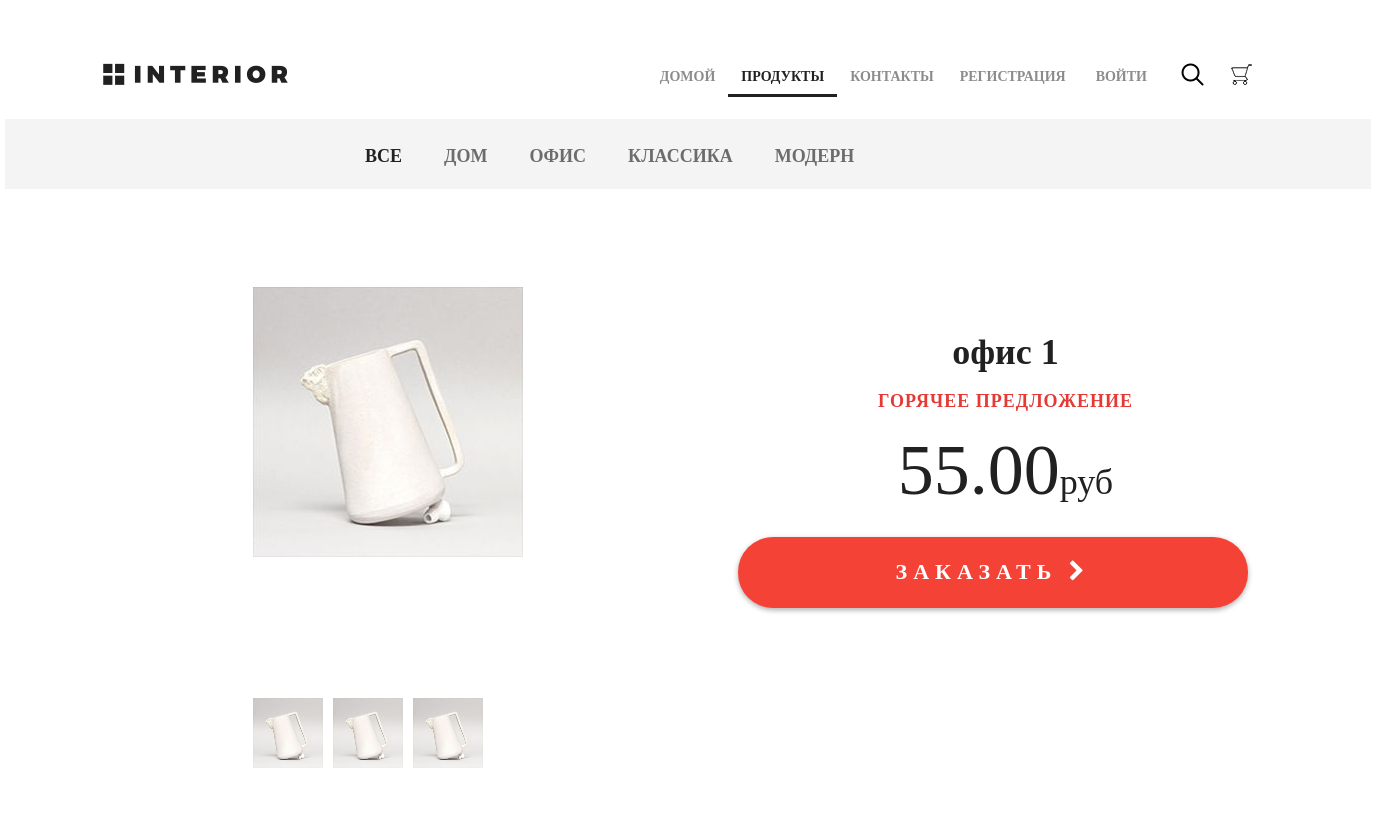
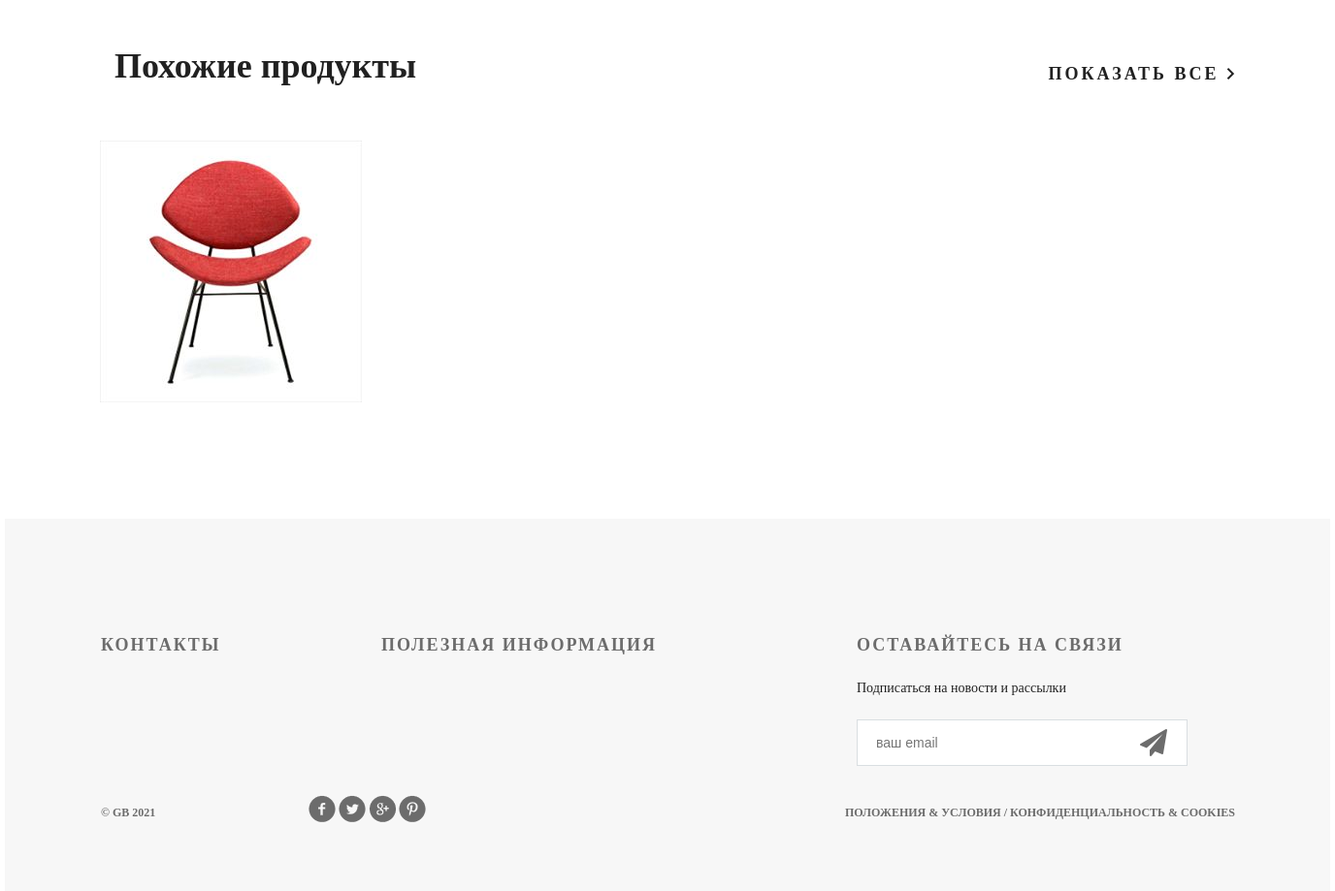
Screenshot of /products/ with the database file from the repository (2 pictures, top to bottom).
### mainapp/models.py (models this page shows, shortened)
class ProductCategory(models.Model):
    name = models.CharField(max_length=64, unique=True, verbose_name='название')
    description = models.TextField(blank=True, verbose_name='описание')
    is_active = models.BooleanField(default=True)
    class Meta:
        verbose_name='категория'
        verbose_name_plural='категории'

class Product(models.Model):
    category = models.ForeignKey(ProductCategory, on_delete=models.CASCADE, verbose_name='категория')
    name = models.CharField(max_length=128, verbose_name='название')
    image = models.ImageField(upload_to='products', blank=True, verbose_name='картинка')
    short_desc = models.CharField(max_length=255, blank=True, verbose_name='краткое описание')
    description = models.TextField(blank=True, verbose_name='описание')
    price = models.DecimalField(max_digits=10, decimal_places=2, default=0, verbose_name='цена')
    quantity = models.PositiveIntegerField(default=0, verbose_name='количество на складе')
    is_active = models.BooleanField(default=True)

### mainapp/views.py (the view, shortened to what this page needs)
# urls.py: path('products/', include('mainapp.urls', namespace='products')),
def products(request, pk=None, page=1):
    links_menu = ProductCategory.objects.all()
    hot_product = get_hot_product()
    same_products = get_some_products(hot_product)
    context = {
        'links_menu': links_menu,
        'title': 'продукты',
        'hot_product': hot_product,
        'same_products': same_products,
    }
    return render(request, 'mainapp/products.html', context=context)

### mainapp/context_processors.py (called while the page is built)
def basket(request):
    basket_items = []
    if request.user.is_authenticated:
        basket_items = Basket.objects.filter(user=request.user)
    return {
        'basket': basket_items
    }

### mainapp/views.py (called while the page is built)
def get_hot_product():
    return random.sample(list(Product.objects.all()), 1)[0]

def get_some_products(hot_product):
    same_products = Product.objects.filter(category=hot_product.category).exclude(pk=hot_product.pk)
    return same_products

### mainapp/templates/mainapp/products.html (shortened to what this page needs)
{% extends 'mainapp/base.html' %}
{% load static %}
{% block menu %}
	<div class="hero-white">
		<div class="header clearfix">
			{% include 'mainapp/includs/inc_main_menu.html' %}
		</div>
	</div>
{% endblock %}
{% block content %}
	<div class="details">
		<div class="links clearfix">
			{% include 'mainapp/includs/inc_categories_menu.html' %}
		</div>
		<div class="details-products">
			<div class="details-slider">
				<div class="slider-product" style="text-align:center;">
					<img src="/media/{{ hot_product.image }}">
				</div>
				<div class="slider-control">
					<div class="block">
						<a href="#"><img src="/media/{{ hot_product.image }}" alt="">
						</a>
					</div>
					<div class="block">
						<a href="#"><img src="/media/{{ hot_product.image }}" alt="">
						</a>
					</div>
					<div class="block">
						<a href="#"><img src="/media/{{ hot_product.image }}" alt="">
						</a>
					</div>
				</div>
			</div>
			<div class="description">
				<h3 class="big-bold">{{ hot_product.name }}</h3>
				<h3 class="red">горячее предложение</h3>
				<p class="price">{{ hot_product.price|floatformat:2 }}<span>руб</span></p>
				<a href="{% url 'basket:add' hot_product.pk %}" class="red-button">
					заказать <i class="fa fa-chevron-right" aria-hidden="true"></i>
				</a>
			</div>
		</div>
		<div class="related">
			<div class="title clearfix">
				<h2>Похожие продукты</h2>
				<a class="explore" href="#">показать все <img src="{% static 'img/arrow.png' %}" alt=""></a>
			</div>
			<div class="related-products clearfix">
			{% for product in same_products %}
				<div class="block">
					<a href="{% url 'mainapp:product' product.pk %}"><img class="img-block" src="/media/{{ product.image }}" alt="" style="height: 100%;">
					</a>
				</div>
			{% endfor %}
			</div>
		</div>
	</div>
{% endblock %}

### mainapp/templates/mainapp/includs/inc_categories_menu.html (shortened to what this page needs)
<ul class="links-menu">
    <li><a href="{% url 'products:category' 0 %}"
            {% if request.resolver_match.url_name == 'products' %}class="active"{% endif %}>
        Все</a></li>
    {% for link_item in links_menu %}
        <li><a
                href="{% url 'products:category' link_item.pk %}"
        >{{ link_item.name }}</a></li>
    {% endfor %}
</ul>

### static/css/style.css (style rules this page uses)
* { margin: 0; padding: 0; }
body { new_product font-family: 'Montserrat', sans-serif; }
html, body { height: 100%; }
.slider-control .block a img { width: 70px; }
.clearfix:after { content: ""; display: block; clear: both; }
.explore { text-transform: uppercase; color: #212121; font-size: 18px; font-weight: 700; line-height: 24px; text-align: center; float: right; margin-top: 138px; letter-spacing: 3px; text-decoration: none; }
.big-bold { color: #212121; font-size: 36px; font-weight: 700; text-align: left; margin-bottom: 24px; line-height: 36px; }
.title { height: 152px; margin-right: 15px; }
.title h2 { float: left; margin-top: 118px; color: #212121; font-size: 36px; font-weight: 700; text-align: left; margin-left: 15px; }
.red { text-transform: uppercase; color: #e53935; font-size: 18px; font-weight: 700; text-align: left; letter-spacing: 1px; line-height: 17px; margin-bottom: 22px; }
.hero-white { background-color: #fff; height: 119px; padding-left: 98px; padding-right: 211px; position: relative; }
.links { height: 70px; background-color: #f4f4f4; position: relative; padding-left: 360px; }
.links-menu { margin: 27px auto 0px; position: absolute; }
.links-menu li { float: left; list-style-type: none; padding-right: 42px; }
.links-menu li a { text-decoration: none; color: #6c6c6c; font-size: 18px; font-weight: 700; text-transform: uppercase; }
.links-menu .active { color: #212121; font-size: 18px; font-weight: 700; }
.details-products { padding-left: 98px; padding-right: 98px; margin-top: 98px; height: 551px; }
.details-slider { width: 570px; float: left; margin-right: 30px; }
.slider-product { width: 570px; height: 400px; }
.slider-control { width: 420px; height: 70px; margin: 11px auto 0px; padding-left: 150px }
.slider-control .block { height: 70px; width: 70px; position: relative; float: left; margin-right: 10px; }
.description { width: 535px; float: right; padding-left: 35px }
.description .big-bold { color: #212121; font-size: 36px; font-weight: 700; text-align: center; margin-top: 47px; margin-bottom: 0px; }
.description .red { text-transform: uppercase; color: #e53935; font-size: 18px; font-weight: 700; text-align: center; letter-spacing: 1px; line-height: 17px; margin-top: 23px; margin-bottom: 36px; }
.description .price { color: #212121; font-size: 72px; font-weight: 300; line-height: 48px; text-align: center; }
.description .price span { color: #212121; font-size: 36px; font-weight: 300; line-height: 48px; text-align: center; }
.red-button { display: block; height: 71px; width: 510px; border-radius: 35px; background-color: #f44336; text-align: center; text-transform: uppercase; text-decoration: none; color: #ffffff; font-size: 22px; font-weight: 700; line-height: 24px; box-shadow: 0px 2px 4.85px 0.15px rgba(33, 33, 33, 0.35); line-height: 70px; letter-spacing: 6px; margin-top: 31px; }
.related { padding: 0px 98px; }
.related .title { height: 143px; margin-right: 0; }
.related .title h2 { margin-top: 45px; }
.related .title .explore { margin-top: 62px; }
.related-products { margin-bottom: 120px; }
.related-products .block a img { float: left; }
.related-products .block { float: left; margin-right: 30px; display: block; height: 270px; width: 270px; position: relative; }

### rows the page displays
ProductCategory: name "ДОМ"
ProductCategory: name "ОФИС"
ProductCategory: name "КЛАССИКА"
ProductCategory: name "МОДЕРН"
Product: image (picture), name "офис 1", price "55.00"
Product: image (picture)
